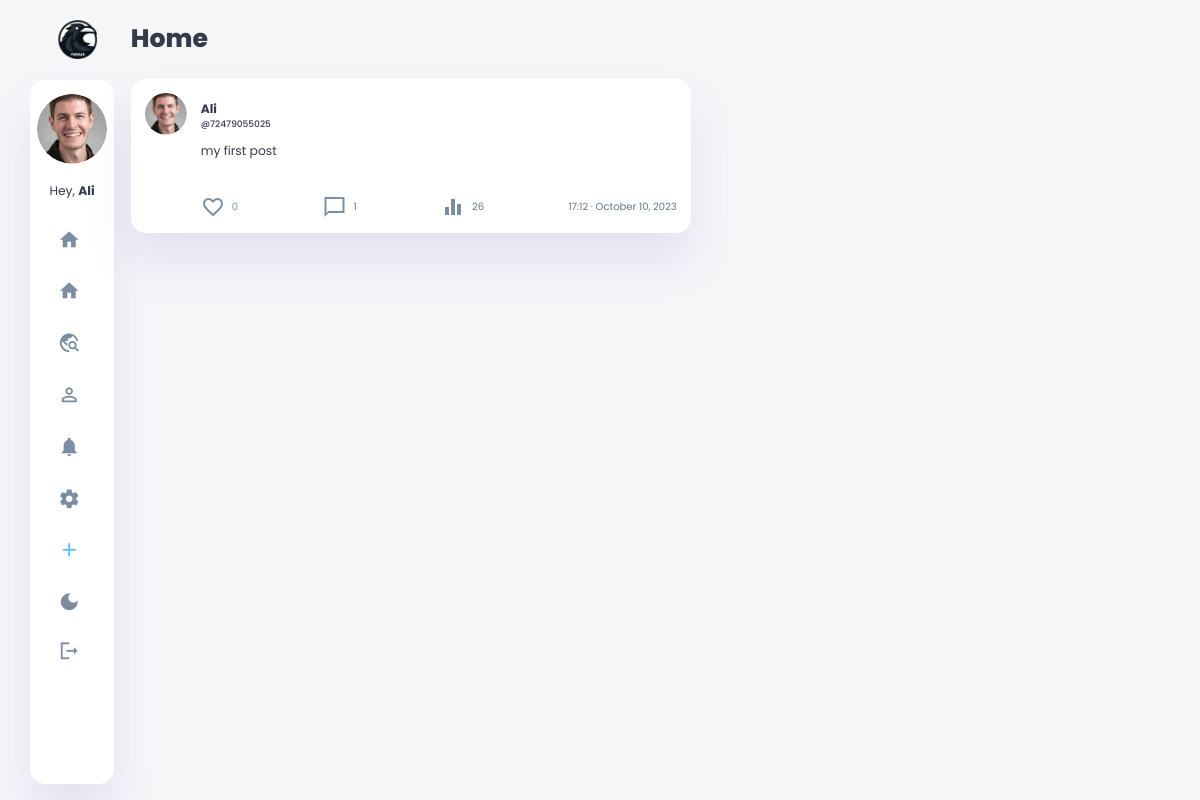
The page /home (signed in) on the database as committed earlier.
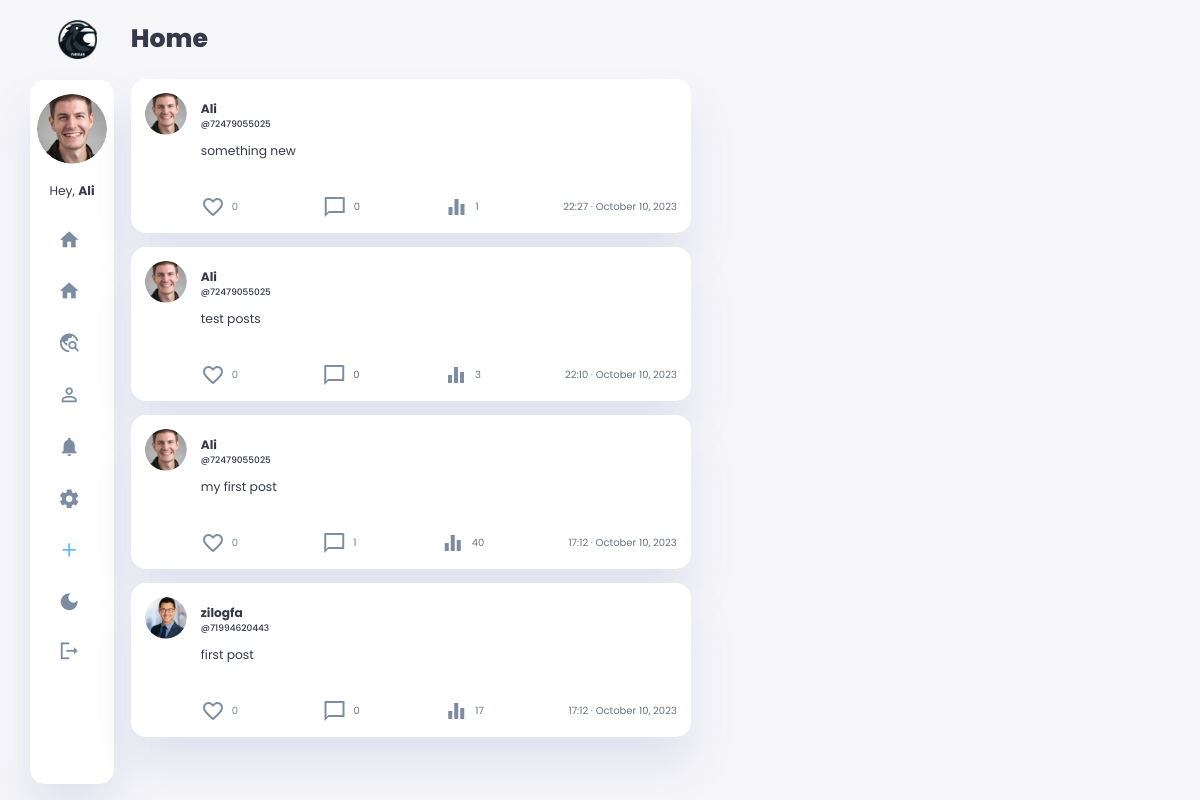
The same page on the database as committed later.
### main.py (models this page shows, shortened)
    class Post(db.Model):  # user.posts.all()
        __tablename__ = 'post'
        id = db.Column(db.Integer, primary_key=True)
        user_id = db.Column(db.Integer, db.ForeignKey(
            'user.id'), nullable=False)
        body = db.Column(db.Text, nullable=False)
        post_picture = db.Column(db.String(200))
        likes = db.Column(db.Integer, default=0)
        created_at = db.Column(db.DateTime, default=datetime.utcnow)
        updated_at = db.Column(
            db.DateTime, default=datetime.utcnow, onupdate=datetime.utcnow)
        post_impressions = db.Column(db.Integer, default=0)
        user = relationship('User', back_populates='posts')
        comments = db.relationship(
            'Comment', back_populates='post', cascade="all, delete-orphan")

    class User(db.Model, UserMixin):
        __tablename__ = 'user'
        id = db.Column(db.Integer, primary_key=True)
        unique_id = db.Column(db.String(11), unique=True, nullable=False)
        username = db.Column(db.String(40), nullable=False, unique=False)
        email = db.Column(db.String(80), nullable=False, unique=True)
        password = db.Column(db.String(100), nullable=False)
        profile_picture = db.Column(db.String(80))
        header_picture = db.Column(db.String(80))
        bio = db.Column(db.Text, nullable=True)
        phone_number = db.Column(db.String(20), nullable=True)
        location = db.Column(db.String(30), nullable=True)
        birthday = db.Column(db.DateTime, nullable=True)
        bio_url = db.Column(db.String(255), nullable=True)
        profile_impressions = db.Column(db.Integer, default=0)
        created_at = db.Column(db.DateTime, default=datetime.utcnow)
        updated_at = db.Column(
            db.DateTime, default=datetime.utcnow, onupdate=datetime.utcnow)
        is_blocked = db.Column(db.Boolean, default=False)
        is_private = db.Column(db.Boolean, default=False)
        dark_theme = db.Column(db.Boolean, default=False)
        posts = relationship('Post', back_populates='user')
        comments = db.relationship('Comment', back_populates='user')
        liked_posts = db.relationship(
            'Post', secondary=likes, backref='likers')
        followed = db.relationship('User', secondary=followers,
                                   primaryjoin=(followers.c.follower_id == id),
                                   secondaryjoin=(
                                       followers.c.followed_id == id),
                                   backref=db.backref('followers', lazy='dynamic'), lazy='dynamic')
        def followed_posts(self):
            followed_ids = [user.id for user in self.followed]
            followed_ids.append(self.id)
            return Post.query.filter(Post.user_id.in_(followed_ids)).order_by(desc(Post.created_at)).all()

### main.py (the view)
    @app.route('/home')
    @login_required
    def home_page():
        followed_posts = current_user.followed_posts()
        for post in followed_posts:
            post.body = process_post_body(post.body)
        return render_template('home.html', posts=followed_posts, current_user=current_user, logged_in=current_user.is_authenticated)

### main.py (called while the page is built)
@login_manager.user_loader
def load_user(user_id):
    return User.query.get(int(user_id))

@app.before_request
def before_request():
    g.csrf_token = generate_csrf()  # from flask import g

def process_post_body(body):
    body = re.sub(
        r'(http[s]?://(?:[a-zA-Z]|[0-9]|[$-_@.&+]|[!*\\(\\),]|(?:%[0-9a-fA-F][0-9a-fA-F]))+)',
        r'<a href="\1" target="_blank" class="url-link">\1</a>', body
    )
    body = re.sub(
        r'#(\w+)', r'<a href="/search?query=\1" class="hashtag-link">#\1</a>', body)
    return body

### templates/home.html (shortened to what this page needs)
{% extends 'base.html' %}
{% block content %}
<h1>Home</h1>
{% if posts %}
{% for post in posts %}
<div class="user-post" data-post-id="{{ post.id }}">
<div class="content" >
    <div class="title">
        {% if post.user.profile_picture %}
        <img src="{{ url_for('static', filename='profile_pictures/' + post.user.profile_picture) }}">
        {% else %}
        <img src="{{ url_for('static', filename='images/blank-profile-pic.png') }}">
        {% endif %}
        <a href="{{ url_for('user_profile', user_id=post.user.id) }}">
        <h3>{{ post.user.username }}</h3>
        <p style="font-size: xx-small; font-weight: 500; color: var(--color-dark)">@{{ post.user.unique_id }}</p>
        </a>
    </div>
    <div class="post-body">
        <p class="p-body">{{ post.body|replace('\n', '<br>')|safe }}</p>
        <div class="comment-icon">
            <a href="#" class="like-button" data-post-id="{{ post.id }}" {% if current_user and post in current_user.liked_posts %}class="liked"{% endif %} onclick="likePost(event, this); return false;">
                <span class="likes-wrapper">
                    {% if post.likes == 1 %}
                        <span class="heart-emoji red-heart"><span class="material-icons-sharp">
                            favorite
                        </span></span>
                    {% else %}
                        <span class="heart-emoji empty-heart"><span class="material-icons-sharp">
                        </span></span>
                    {% endif %}
                <span class="likes-count">{{ post.likes }}</span>
                </span>
            </a>
            <a href="{{ url_for('show_post', post_id=post.id) }}">
                <span class="material-icons-sharp">
                </span>
                <p>{{ post.comments|length }} </p>
            </a>
            <a href="{{ url_for('show_post', post_id=post.id) }}">
                <span class="material-icons-sharp">
                </span>
                <p class="impression-count">{{ post.post_impressions }} </p>
            </a>
            <a href="{{ url_for('show_post', post_id=post.id) }}">
                <p>{{ post.created_at.strftime('%H:%M · %B %d, %Y') }} </p>
            </a>
        </div>
    </div>
</div>
</div>
{% endfor %}
{% else %}
<div class="user-post">
    <div class="content">
        <h3>No Posts</h3>
    </div>
</div>
{% endif %}
{% endblock %}

Rows that differ between the two databases and show on the page:
added Post: profile_picture (picture), user.username "Ali", user.unique_id "72479055025", body "something new", likes "0", comments|length "0", post_impressions "1", created_at "22:27 · October 10, 2023"
added Post: profile_picture (picture), user.username "Ali", user.unique_id "72479055025", body "test posts", likes "0", comments|length "0", post_impressions "3", created_at "22:10 · October 10, 2023"
changed Post "my first post": post_impressions "26" → "40"
now on this page (row edited): Post: profile_picture (picture), user.username "zilogfa", user.unique_id "71994620443", body "first post", likes "0", comments|length "0", post_impressions "17", created_at "17:12 · October 10, 2023"
